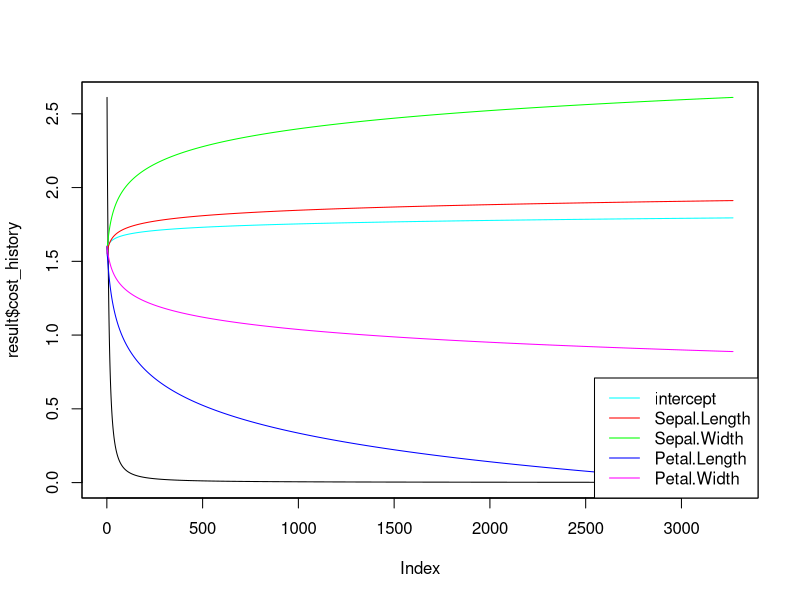

This figure's R source:

rm(list = ls())

FitLogGd <- function(y, x, learning_rate = 0.1, momentum = 0, max_iters = 10000,
                     training_prop = 0.8){
  
  # give x an intercept term
  X <- cbind(1, as.matrix(x))
  
  colnames(X) <- c("intercept", colnames(x))
  
  # split data into test and training
  test_rows <- sample(seq_len(nrow(x)), size = round((1 - training_prop)* nrow(x)))
  
  X_test <- X[ test_rows , ]
  y_test <- y[ test_rows ]
  
  X <- X[ -test_rows , ]
  y <- y[ -test_rows ]
  
  # initialize the weights
  weights <- matrix(rnorm(n = ncol(X), mean = 0, sd = 0.01), ncol = 1)
  
  # sigmoid activation function
  s <- function(y) 1 / (1 + exp(-y))
  
  # initialize network
  net <- s(X %*% weights)
  
  # squared error cost function
  cost <- function(net, y) {
    0.5 * sum( (net - y)^2 )
  }
  
  # keep history
  cost_history <- double(max_iters)
  weights_history <- matrix(0, nrow = max_iters, ncol = ncol(X))
  colnames(weights_history) <- colnames(X)
  weights_history[ 1 , ] <- t(weights)
  weight_ch_history <- double(max_iters)

  # gradient descent
  # stoping criteria is that the total absolute change in weights is < 0.0001 
  # or the max number of iterations
  weight_ch <- 100
  iter <- 1
  delta <- 0
  
  while ( weight_ch > 0.0001 & iter <= max_iters){
    
    # get the new network
    net <- s(X %*% weights)
    
    # get the error and weight update rule
    error <- (net - y)
  
    delta_last <- delta
    
    delta <- t(X) %*% error / length(y)
    
    weights <- weights - learning_rate * delta 
    
    # record the current value of the cost function
    cost_history[ iter ] <- cost(s(X_test %*% weights), y_test)
    
    # record the history of the weights
    weights_history[ iter + 1 , ] <- t(weights)
    weight_ch <- abs(sum(weights_history[ iter + 1,  ] - 
                           weights_history[iter , ]))
    weight_ch_history[ iter + 1 ] <- weight_ch
    iter <- iter + 1
  }

  return(list(weights = weights, cost_history = cost_history[ seq_len(iter) ], 
         weights_history = as.data.frame(weights_history[ seq_len(iter) , ]),
         weight_ch_history = weight_ch_history[ seq_len(iter) ]))

}


data(iris)
x <- iris[ , 1:4 ]
y <- as.numeric(iris$Species == "setosa")
# x <- runif(1000, -5, 5)
# y <- x + rnorm(1000) + 3

result <- FitLogGd(y = y, x = x, learning_rate = 0.1, momentum = 0.05, max_iters = 15000)


result$weights

plot(result$cost_history, type = "l")

par(new = TRUE)
plot(result$weights_history[[ 1 ]], type = "l",
     yaxt = "n", xaxt = "n", ylab = "", xlab = "",
     col = "cyan", ylim = range(do.call(c, result$weights_history)))

cols <- c("cyan", "red", "green", "blue", "magenta")

for(j in seq_len(ncol(result$weights_history) - 1))
  lines(result$weights_history[[ j + 1 ]], col = cols[ j + 1 ])

legend("bottomright", legend = colnames(result$weights_history),
       col = cols, lty = 1)